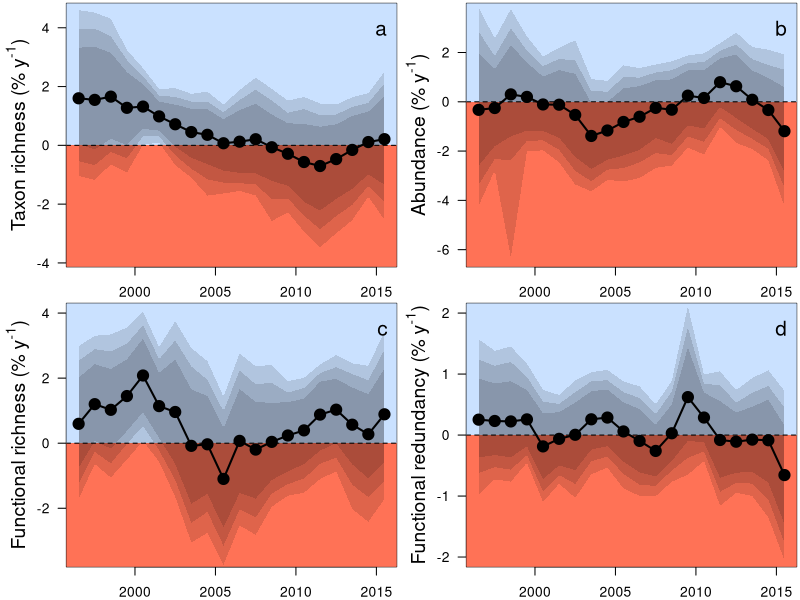

Source code (R):
##Set working directory
setwd("C:/Users/elwel/OneDrive/Desktop/aquatic_data/git/EuroAquaticMacroInverts")

# attach data
MA <- read.csv("outputs/HighThresholdMovingAve2_YrEsts.csv")
MA$meanYr <- (MA$StartYear+ 4.5)
MA = subset(MA, select = -c(X) )
head(MA)

tiff(filename = "plots/Fig3_movingWindow/HTMW2.tiff", width = 8, height = 6.5, units = 'in', res = 600, compression = 'lzw')
par(mfrow=c(2,2),mar=c(2,4,0.2,0.2))

#plot for spp richness
SR <- subset(MA, Response == "spp_richness")
ave_SppRich <- 27.28712314
st <-(SR[1:(nrow(SR)),3:12]/ave_SppRich)*100
sr <- cbind(SR$StartYear, SR$site_num, SR$meanYr, st)
names(sr)[names(sr) == 'SR$StartYear'] <- 'StartYear'
names(sr)[names(sr) == 'SR$site_num'] <- 'site_num'
names(sr)[names(sr) == 'SR$meanYr'] <- 'meanYr'
#select yrs with enough sites to be representative
SRs <- sr[ which(sr$StartYear >1991 & sr$StartYear <2012), ] # at least 200 sites

plot(SRs$Estimate~SRs$meanYr,ylab="", cex=1.5, xlab="", type="n", las=1, ylim=c(-3.8,4.5), xlim=c(1996.5,2015.5))
title(ylab=expression(paste("Taxon richness (% y"^"-1", ")")), line=2,cex.lab=1.4)
#title(xlab="Mean year of moving window", line=2,cex.lab=1.3)
polygon(x = c(0, 0, 2040, 2040), y = c(-100, 0, 0, -100), col ="coral1", border = NA)
polygon(x = c(0, 0, 2040, 2040), y = c(100, 0, 0, 100), col ="lightsteelblue1", border = NA)
abline(h=0,lty=2)
polygon(x = c(SRs$meanYr,rev(SRs$meanYr)), y = c(SRs$Q2.5,rev(SRs$Q97.5)),col="#00000020", border = NA)
polygon(x = c(SRs$meanYr,rev(SRs$meanYr)), y = c(SRs$Q5,rev(SRs$Q95)), col ="#00000020", border = NA)
polygon(x = c(SRs$meanYr,rev(SRs$meanYr)), y = c(SRs$Q10,rev(SRs$Q90)), col ="#00000020", border = NA)
#box(lwd=2)
points(SRs$Estimate~SRs$meanYr, pch=21,bg=1,cex=1.8)#pch="-",
points(SRs$Estimate~SRs$meanYr,type="l",lwd=2)
legend("topright", bty="n", legend="a",cex=1.5)

#plot for abundance
SR <- subset(MA, Response == "abundance")
st <-(SR[1:(nrow(SR)),3:12]*100)
sr <- cbind(SR$StartYear, SR$site_num, SR$meanYr, st)
names(sr)[names(sr) == 'SR$StartYear'] <- 'StartYear'
names(sr)[names(sr) == 'SR$site_num'] <- 'site_num'
names(sr)[names(sr) == 'SR$meanYr'] <- 'meanYr'
#select yrs with enough sites to be representative
SRs <- sr[ which(sr$StartYear >1991 & sr$StartYear <2012), ]

plot(SRs$Estimate~SRs$meanYr,ylab="", cex=1.5, xlab="", type="n", las=1, ylim=c(-6.3,3.6), xlim=c(1996.5,2015.5)) #ylim=c(-0.57,0.4))
title(ylab=expression(paste("Abundance (% y"^"-1", ")")), line=2,cex.lab=1.4)
title(xlab="Mean year of moving window", line=2.4,cex.lab=1.3)
polygon(x = c(0, 0, 2040, 2040), y = c(-100, 0, 0, -100), col ="coral1", border = NA)
polygon(x = c(0, 0, 2040, 2040), y = c(100, 0, 0, 100), col ="lightsteelblue1", border = NA)
abline(h=0,lty=2)
polygon(x = c(SRs$meanYr,rev(SRs$meanYr)), y = c(SRs$Q2.5,rev(SRs$Q97.5)),col="#00000020", border = NA)
polygon(x = c(SRs$meanYr,rev(SRs$meanYr)), y = c(SRs$Q5,rev(SRs$Q95)), col ="#00000020", border = NA)
polygon(x = c(SRs$meanYr,rev(SRs$meanYr)), y = c(SRs$Q10,rev(SRs$Q90)), col ="#00000020", border = NA)
points(SRs$Estimate~SRs$meanYr, pch=21,bg=1,cex=1.8)#pch="-",
points(SRs$Estimate~SRs$meanYr,type="l",lwd=2)
legend("topright", bty="n", legend="b",cex=1.5)

#plot for FRic
SR <- subset(MA, Response == "FRic")
st <-(SR[1:(nrow(SR)),3:12])*100
sr <- cbind(SR$StartYear, SR$site_num, SR$meanYr, st)
names(sr)[names(sr) == 'SR$StartYear'] <- 'StartYear'
names(sr)[names(sr) == 'SR$site_num'] <- 'site_num'
names(sr)[names(sr) == 'SR$meanYr'] <- 'meanYr'
#select yrs with enough sites to be representative
SRs <- sr[ which(sr$StartYear >1991 & sr$StartYear <2012), ]

plot(SRs$Estimate~SRs$meanYr,ylab="", cex=1.5, xlab="", type="n", las=1, ylim=c(-3.5,4), xlim=c(1996.5,2015.5)) #ylim=c(-0.57,0.4))
title(ylab=expression(paste("Functional richness (% y"^"-1", ")")), line=2,cex.lab=1.4)
title(xlab="Mean year of moving window", line=2.4,cex.lab=1.3)
polygon(x = c(0, 0, 2040, 2040), y = c(-100, 0, 0, -100), col ="coral1", border = NA)
polygon(x = c(0, 0, 2040, 2040), y = c(100, 0, 0, 100), col ="lightsteelblue1", border = NA)
abline(h=0,lty=2)
polygon(x = c(SRs$meanYr,rev(SRs$meanYr)), y = c(SRs$Q2.5,rev(SRs$Q97.5)),col="#00000020", border = NA)
polygon(x = c(SRs$meanYr,rev(SRs$meanYr)), y = c(SRs$Q5,rev(SRs$Q95)), col ="#00000020", border = NA)
polygon(x = c(SRs$meanYr,rev(SRs$meanYr)), y = c(SRs$Q10,rev(SRs$Q90)), col ="#00000020", border = NA)
points(SRs$Estimate~SRs$meanYr, pch=21,bg=1,cex=1.8)#pch="-",
points(SRs$Estimate~SRs$meanYr,type="l",lwd=2)
legend("topright", bty="n", legend="c",cex=1.5)

#plot for FRed
SR <- subset(MA, Response == "FRed")
ave_FRed <- 0.291145846
st <-(SR[1:(nrow(SR)),3:12]/ave_FRed)*100
sr <- cbind(SR$StartYear, SR$site_num, SR$meanYr, st)
names(sr)[names(sr) == 'SR$StartYear'] <- 'StartYear'
names(sr)[names(sr) == 'SR$site_num'] <- 'site_num'
names(sr)[names(sr) == 'SR$meanYr'] <- 'meanYr'
#select yrs with enough sites to be representative
SRs <- sr[ which(sr$StartYear >1991 & sr$StartYear <2012), ]

plot(SRs$Estimate~SRs$meanYr,ylab="", cex=1.5, xlab="", type="n", las=1, ylim=c(-2,2), xlim=c(1996.5,2015.5)) #ylim=c(-0.57,0.4))
title(ylab=expression(paste("Functional redundancy (% y"^"-1", ")")), line=2,cex.lab=1.4)
title(xlab="Mean year of moving window", line=2.4,cex.lab=1.3)
polygon(x = c(0, 0, 2040, 2040), y = c(-100, 0, 0, -100), col ="coral1", border = NA)
polygon(x = c(0, 0, 2040, 2040), y = c(100, 0, 0, 100), col ="lightsteelblue1", border = NA)
abline(h=0,lty=2)
polygon(x = c(SRs$meanYr,rev(SRs$meanYr)), y = c(SRs$Q2.5,rev(SRs$Q97.5)),col="#00000020", border = NA)
polygon(x = c(SRs$meanYr,rev(SRs$meanYr)), y = c(SRs$Q5,rev(SRs$Q95)), col ="#00000020", border = NA)
polygon(x = c(SRs$meanYr,rev(SRs$meanYr)), y = c(SRs$Q10,rev(SRs$Q90)), col ="#00000020", border = NA)
points(SRs$Estimate~SRs$meanYr, pch=21,bg=1,cex=1.8)#pch="-",
points(SRs$Estimate~SRs$meanYr,type="l",lwd=2)
legend("topright", bty="n", legend="d",cex=1.5)

dev.off()


####
#####################
###############################################
################################################
